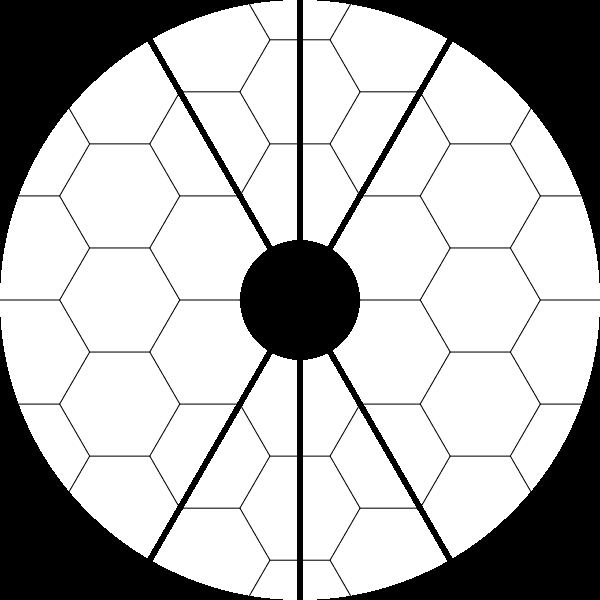
#> input picture data/2D/pupils/ATLAST_Aperture_nPup=600.fits, 600 x 600 px, given in place of Tel-Pupil.fits, which was not available
$ python test_corono_andes_v2_best_parameter.py
#> lines starting #> are read from the running program, lines starting #| are printed output that depends on the picture; after the words box and inside, x2 and y2 are one past the last pixel; in counts of white or black regions, pixels touching at a corner belong together; pictures that were not available may be replaced by others from this repository, and a replacement may not be noted
#!/usr/bin/env python3
# -*- coding: utf-8 -*-
"""
Created on Fri Mar 31 13:26:29 2023

@author: mndiaye
"""

#%%
"""
### Initialization
"""
import numpy as np
import matplotlib.pyplot as plt
from astropy.io import fits
from pathlib import Path
import pdb
import glob

import os

from mpl_toolkits.axes_grid1 import AxesGrid


import time

#%%
"""
### Parameters
"""
# Pupil size
nPup = 400

# Sampling of the coronagraph focal plane mask
nFPM = 100

# Image size
nImg = 400

# OPD map number in the files
nOPD = 2000

# wavelength in m

wl = 'H'

if wl == 'H' :

    lam_0 = 1600e-9
    #liste de 11 wavelengths pour H band
    lam_list = np.arange(1.4e-6,1.84e-6,0.04e-6)
    # print(lam_list)
    # pdb.set_trace()
    # lam_list = [1.4e-6, 1.44e-6, 1.48e-6, 1.52e-6, 1.56e-6, 1.6e-6, 1.64e-6, 1.68e-6, 1.72e-6, 1.76e-6, 1.80e-6]

elif wl == 'J' :

    lam = 1200e-9
elif wl == 'Y':

    lam = 1000e-9

# Pupil diameter in m
D = 38.54

#%%
"""
### Functions
"""
# [80 lines left out: functions sft, isft, not called in this run]

#%%
def uniform_disk(n, radius, CtrBtwnPix=False):
    """
    Generates a uniform disk in a 2D array.

    Parameters
    ----------
    n : integer
        size of the array

    radius : float
        radius of the disk

    CtrBtwnPix : boolean (default=False)
        type of centering for the disk. If True, the disk is centered between
        four pixels.

    Returns
    ----------
    res : array_like
        (ys x xs) array with a uniform disk of radius "radius".

    """
    val    = 0
    if CtrBtwnPix is True:
        val = 1/2
    xx,yy  = np.meshgrid(np.arange(n)-n/2+val, np.arange(n)-n/2+val)
    mydist = np.hypot(yy,xx)
    res    = np.zeros_like(mydist)
    # res[mydist <= radius] = 1.0
    res[mydist < radius] = 1.0
    return res


#%%
# [142 lines left out: function profile, not called in this run]

#%%
"""
### Working directory
"""
user = 'Adrien'
if user == 'Adrien':
    # File directory
    fdir_dat = Path('/home/asimonnin/Bureau/ThesisAdrien/Andes/Data_corono/data').resolve()
    # Directory for the OPD with the corresponding seed value
    fdir_res   = Path('/home/asimonnin/Bureau/ThesisAdrien/Andes/Data_corono/results/').resolve()
    # Directory for the OPD with the corresponding seed value
    fdir_plt   = Path('/home/asimonnin/Bureau/ThesisAdrien/Andes/Data_corono/plots/').resolve()

elif user == 'Mamadou':
    # File directory
    fdir_dat = Path('/Users/mndiaye/Library/CloudStorage/OneDrive-UniversitéNiceSophiaAntipolis/data/andes/data/').resolve()
    # Directory for the OPD with the corresponding seed value
    fdir_res   = Path('/Users/mndiaye/Library/CloudStorage/OneDrive-UniversitéNiceSophiaAntipolis/data/andes/results/').resolve()
    # Directory for the OPD with the corresponding seed value
    fdir_plt   = Path('/Users/mndiaye/Library/CloudStorage/OneDrive-UniversitéNiceSophiaAntipolis/data/andes/plots/').resolve()

# Directory for the pupils
fdir_pupil = fdir_dat / 'Pupil'
fdir_elt = '/home/asimonnin/Bureau/ThesisAdrien/Andes/Data_corono/data/elt/'

# Directory for the PSF generated by Anne-Laure Cheffaut
fdir_psf = fdir_dat / 'PSF'

# Filename and path for the ELT pupil
fname_elt = 'Tel-Pupil.fits'
fpath_elt = fdir_pupil / fname_elt

# Filename for the PSF generated by Anne-Laure Cheffaut
flist_psf = os.listdir(fdir_psf)
fpath_psf = [fdir_psf / flist_psf[i] for i in range(len(flist_psf))]

apodizer_files = np.sort(glob.glob(fdir_elt + 'pupilelt_nPup400_A**'))
#%%
"""
### Read file
"""
# Read ELT pupil
Pupil = fits.getdata(fpath_elt,)
#> Pupil is the input picture: shape (600, 600) >f4; min 0, max 1, mean 0.718

# Pupil = uniform_disk(nPup, nPup/2.)

    #%%
"""
### Coronagraphic components
"""
# Focal plane mask
mask2d = uniform_disk(nFPM, nFPM/2.)

# Lyot stop
LyotStop2d_base = Pupil*1


Pupil2 = Pupil*1


for i in range(1,len(Pupil)):
    for j in range(1,len(Pupil)):
        if Pupil[i,j] == 0:
            Pupil2[i-1,j-1] = 0
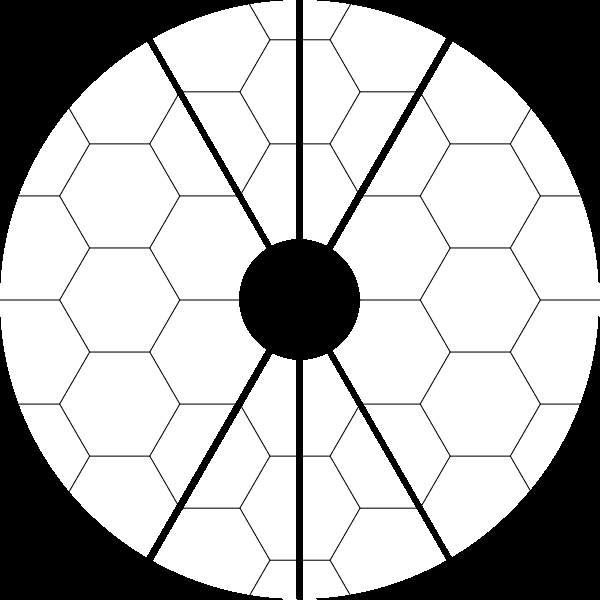
#> Pupil2: shape (600, 600) float32; min 0, max 1, mean 0.712

for i in range(len(Pupil)-2,0,-1):
    for j in range(len(Pupil)-2,0,-1):
        if Pupil[i,j] == 0:
            Pupil2[i+1,j+1] = 0
#> this loop made 598 passes
#> i on passes 1 to 3: 598, 597, 596
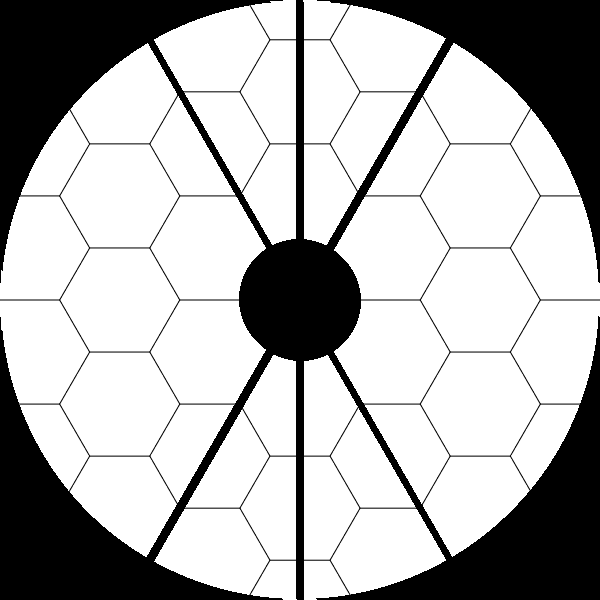
#> Pupil2: shape (600, 600) float32; 0.6% of pixels changed, all inside (x1, y1, x2, y2) = (2, 2, 506, 600)

Pupil3 = Pupil2*1
for i in range(1,len(Pupil)):
    for j in range(1,len(Pupil)):
        if Pupil2[i,j] == 0:
            Pupil3[i-1,j-1] = 0
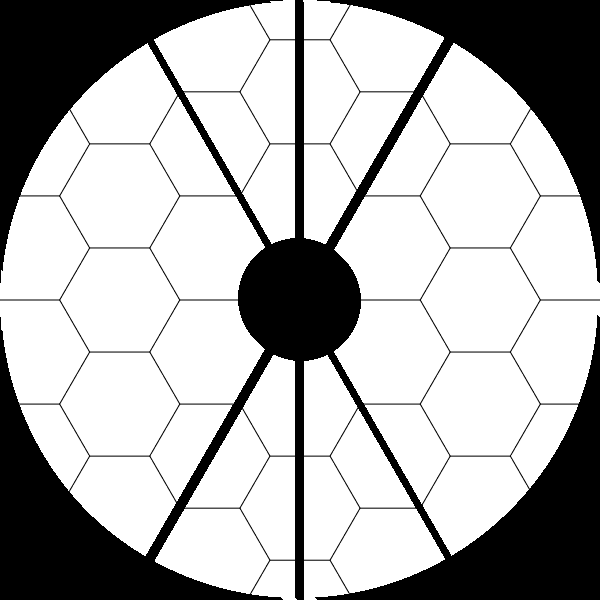
#> Pupil3: shape (600, 600) float32; 0.62% of pixels changed, all inside (x1, y1, x2, y2) = (93, 0, 598, 598)

for i in range(len(Pupil)-2,0,-1):
    for j in range(len(Pupil)-2,0,-1):
        if Pupil2[i,j] == 0:
            Pupil3[i+1,j+1] = 0
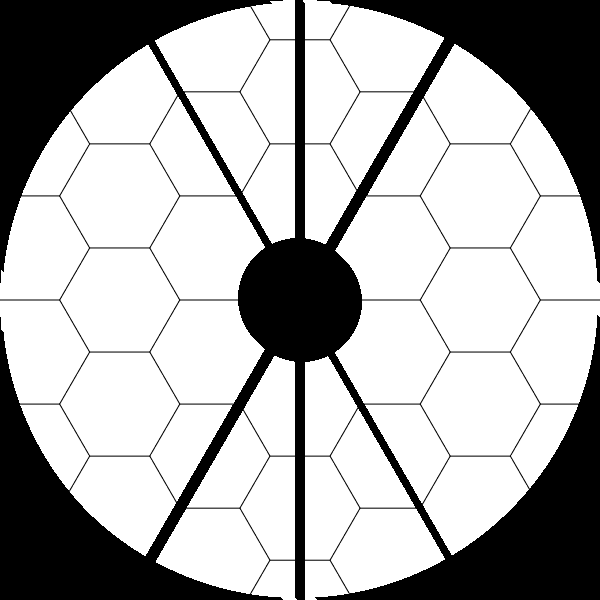
#> Pupil3: shape (600, 600) float32; 0.6% of pixels changed, all inside (x1, y1, x2, y2) = (3, 3, 507, 600)

#%%
for lam in lam_list :

    # conversion lradian to mas
    rad2mas = np.pi/(180.*3600*1000)
    mas2rad = 1/rad2mas

    # conversion lam/D to mas
    lamD2mas = (lam_0/D)*mas2rad

    # plate scale in mas per pixel
    pscale = 0.3

    # FPM size in lam/D in the focal plane B
    mB_0 = 3.8

    # FoV in lam/D in the final image plane D
    mD = 58.393*(nImg/1600) * (lam_0/lam)
    # print(mD)

    """
    Pupil configuration
    """

    diam = 0.9
    obst = 0.4
    mB = mB_0 * lam_0/lam # mutiplier par lambda_0/lamdba

    diam_k=0


    LyotStop2d = Pupil*(uniform_disk(nPup, diam*nPup/2)-uniform_disk(nPup, obst*nPup/2))
#> (the run stopped early here; a loop or call above may not have finished)

$ run again, on data/2D/pupils/SPHERE/SPHERE_APO1_field_transmission_map.fits
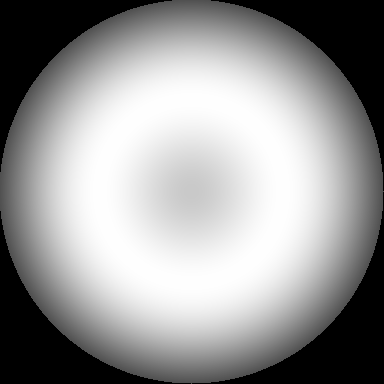
#> input picture data/2D/pupils/SPHERE/SPHERE_APO1_field_transmission_map.fits, 384 x 384 px, given in place of Tel-Pupil.fits, which was not available
#> Pupil is the input picture: shape (384, 384) >f4; min 0, max 1, mean 0.593
#> after the loop `for i in range(1,len(Pupil)):`:
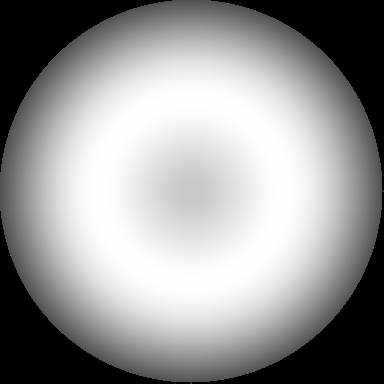
#> Pupil2: shape (384, 384) float32; min 0, max 1, mean 0.592
#> the loop `for i in range(len(Pupil)-2,0,-1):` made 382 passes
#> i on passes 1 to 3: 382, 381, 380
#> after the loop `for i in range(len(Pupil)-2,0,-1):`:
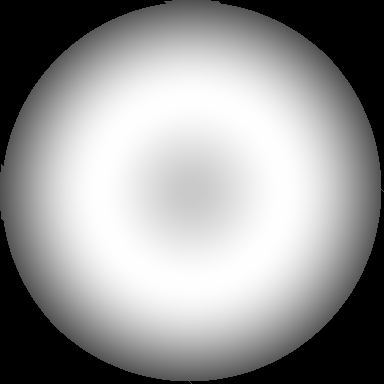
#> Pupil3: shape (384, 384) float32; min 0, max 1, mean 0.589
